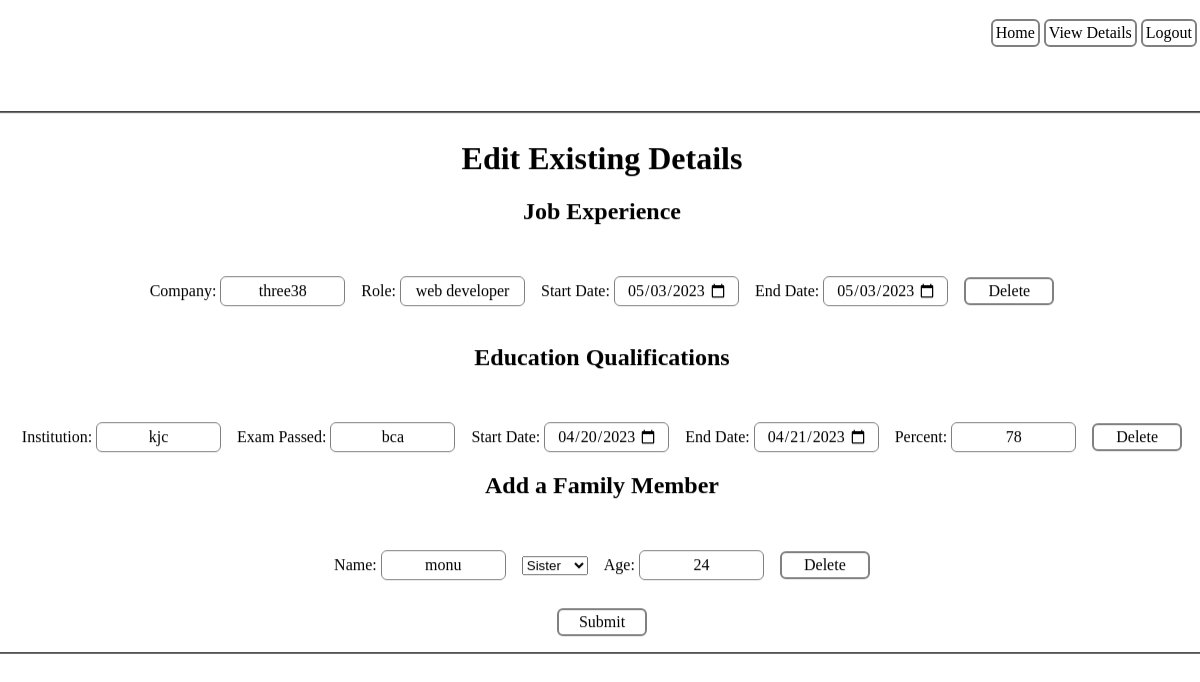
The app's page /editdetails.php (signed in), older data.
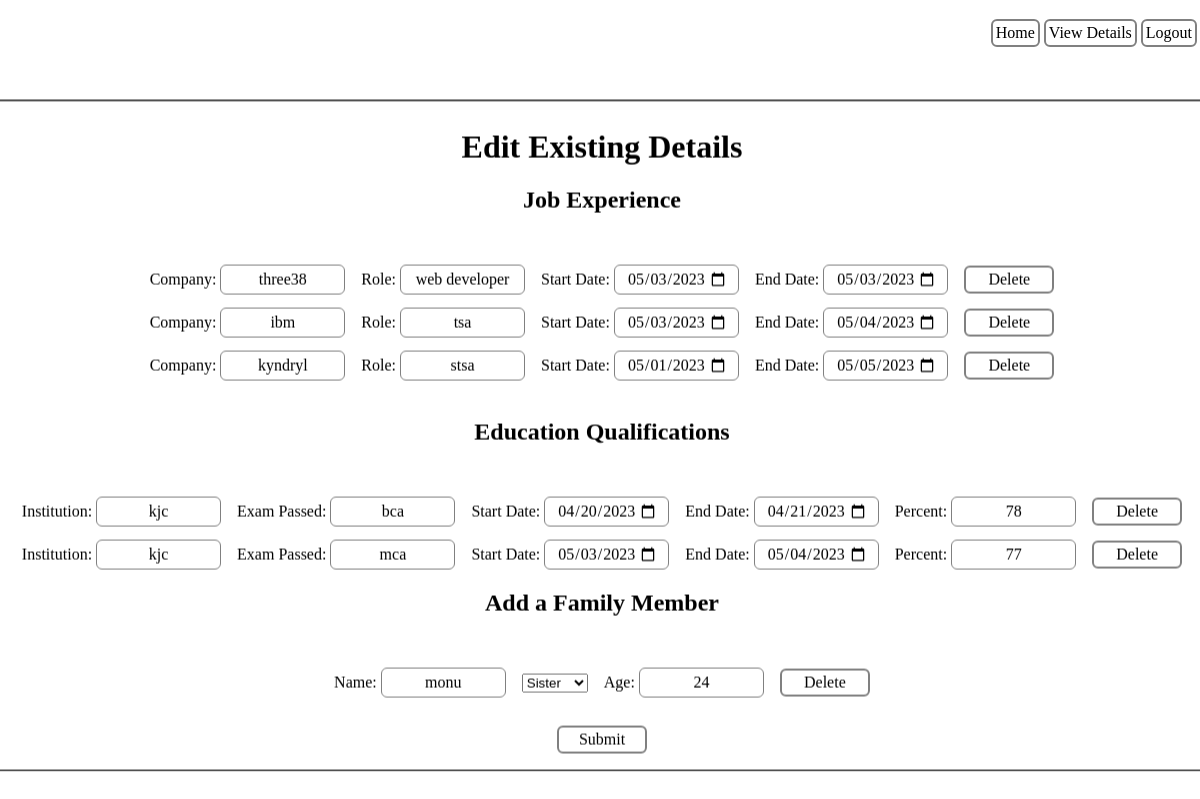
The same page, newer data.
### tables this page shows
CREATE TABLE `previous_experience` (
  `id` int(100) NOT NULL,
  `eid` int(100) NOT NULL,
  `company` varchar(1000) NOT NULL,
  `role` varchar(1000) NOT NULL,
  `start` date NOT NULL,
  `end` date NOT NULL
);

CREATE TABLE `education_qualifications` (
  `id` int(100) NOT NULL,
  `eid` int(100) NOT NULL,
  `institution` varchar(1000) NOT NULL,
  `exam` varchar(1000) NOT NULL,
  `start` date NOT NULL,
  `end` date NOT NULL,
  `percent` int(100) NOT NULL
);

CREATE TABLE `family_members` (
  `id` int(100) NOT NULL,
  `eid` int(100) NOT NULL,
  `name` varchar(1000) NOT NULL,
  `relationship` varchar(100) NOT NULL,
  `age` int(100) NOT NULL
);

### editdetails.php (the view, shortened to what this page needs)
<?php
require("db.php");
$idss=$_SESSION['ids'];
?>
<html>
<head>
    <link rel="stylesheet" type="text/css" media="screen" href="udetails.css">
</head>
<body>
<a href="eedit.php"><input type="button" name="home" value="Home" class="home1"></a>
<a href="viewdetails.php"><input type="button" name="logout" value="View Details" class="home1"></a>
    <a href="index.php"><input type="button" name="logout" value="Logout" class="home1"></a>
 <fieldset>
    <h1>Edit Existing Details</h1>
<form method="POST" action="<?php echo $_SERVER['PHP_SELF'];?>" >
<h2>Job Experience</h2>
<div id="dynamic_field">
<br>
<?php
$query="select id,company,role,start,end from previous_experience where eid='$idss'";
$result=mysqli_query($conn, $query);
$rows = mysqli_fetch_all($result,MYSQLI_ASSOC);
  foreach( $rows as $row ):
   $hidden=$row['id'];
    $company=$row['company'];
    $role=$row['role'];
    $cstart=$row['start'];
    $cend=$row['end'];
    echo "Company: <input type=text  name=company[] class=tb value='$company'>&nbsp;&nbsp;&nbsp;&nbsp;";
    echo "Role: <input type=text  name=role[] class=tb value='$role'>&nbsp;&nbsp;&nbsp;&nbsp;";
    echo "Start Date: <input type=date  name=cstart[] class=tb value='$cstart'>&nbsp;&nbsp;&nbsp;&nbsp;";
    echo "End Date: <input type=date  name=cend[] class=tb value='$cend'>&nbsp;&nbsp;&nbsp;&nbsp;";
    echo "<button type=submit name=delete id=".$hidden." class='sub remove' value='$hidden'>Delete</button><br>";
endforeach;
      ?>
</div>
<br>
<div id="dynamic_field2">
<h2>Education Qualifications</h2>
<br>
<?php
$query="select id,institution,exam,start,end,percent from education_qualifications where eid='$idss'";
$result=mysqli_query($conn, $query);
$rows = mysqli_fetch_all($result,MYSQLI_ASSOC);
  foreach( $rows as $row ):
    $hidden1=$row['id'];
    $institution=$row['institution'];
    $exam=$row['exam'];
    $start=$row['start'];
    $end=$row['end'];
    $percent=$row['percent'];
    echo "Institution: <input type=text  name=institution[] class=tb value='$institution'>&nbsp;&nbsp;&nbsp;&nbsp;";
    echo "Exam Passed: <input type=text  name=exam[] class=tb value='$exam'>&nbsp;&nbsp;&nbsp;&nbsp;";
    echo "Start Date: <input type=date  name=start[] class=tb value='$start'>&nbsp;&nbsp;&nbsp;&nbsp;";
    echo "End Date: <input type=date  name=end[] class=tb value='$end'>&nbsp;&nbsp;&nbsp;&nbsp;";
    echo "Percent: <input type=text  name=percent[] class=tb value='$percent'>&nbsp;&nbsp;&nbsp;&nbsp;";
    echo "<button type=submit name=delete1 id=".$hidden1." class='sub remove' value='$hidden1'>Delete</button><br>";
  endforeach;
      ?>
</div>
<div id="dynamic_field3">
<h2>Add a Family Member</h2>
<br>
<?php
$query="select id,name,relationship,age from family_members where eid='$idss'";
$result=mysqli_query($conn, $query);
$rows = mysqli_fetch_all($result,MYSQLI_ASSOC);
  foreach( $rows as $row ):
    $hidden2=$row['id'];
    $fname=$row['name'];
    $relationship=$row['relationship'];
    $age=$row['age'];
    echo "Name: <input type=text  name=fname[] class=tb value='$fname'>&nbsp;&nbsp;&nbsp;&nbsp;";
  echo "<select name=relationship[]>";
  $relationships=array('Father', 'Mother', 'Brother', 'Sister');
  foreach($relationships as $relation){
  if($relationship==$relation){
    echo "<option selected='selected' value='$relation'>$relation</option>";
  }
  else{
    echo "<option value='$relation'>$relation</option>";
  }
}
 echo "</select>&nbsp;&nbsp;&nbsp;&nbsp;";
    echo "Age: <input type=text  name=age[] class=tb value='$age'>&nbsp;&nbsp;&nbsp;&nbsp;";
    echo "<button type=submit name=delete2 id=".$hidden2." class='sub remove' value='$hidden2'>Delete</button><br>";
endforeach;
      ?>
</div>
<br>
<input type="submit" class="sub" name="submit" value="Submit">
</form>
</fieldset>
</body>
</html>

Row changes from the older to the newer data that the page shows:
added previous_experience: company "ibm", role "tsa", start "05/03/2023", end "05/04/2023", $hidden 117 (drawn)
added previous_experience: company "kyndryl", role "stsa", start "05/01/2023", end "05/05/2023", $hidden 118 (drawn)
added education_qualifications: institution "kjc", exam "mca", start "05/03/2023", end "05/04/2023", percent "77", $hidden1 154 (drawn)
